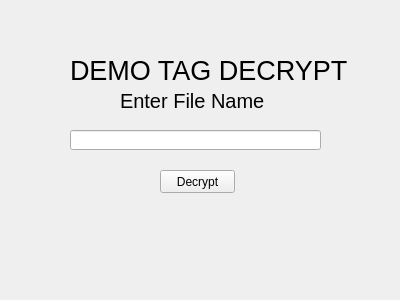
<?xml version="1.0" encoding="UTF-8"?>
<ui version="4.0">
 <class>Form</class>
 <widget class="QWidget" name="Form">
  <property name="geometry">
   <rect>
    <x>0</x>
    <y>0</y>
    <width>400</width>
    <height>300</height>
   </rect>
  </property>
  <property name="windowTitle">
   <string>Form</string>
  </property>
  <widget class="QLabel" name="label">
   <property name="geometry">
    <rect>
     <x>70</x>
     <y>40</y>
     <width>281</width>
     <height>61</height>
    </rect>
   </property>
   <property name="font">
    <font>
     <pointsize>20</pointsize>
    </font>
   </property>
   <property name="text">
    <string>DEMO TAG DECRYPT</string>
   </property>
  </widget>
  <widget class="QLineEdit" name="lineEdit">
   <property name="geometry">
    <rect>
     <x>70</x>
     <y>130</y>
     <width>251</width>
     <height>20</height>
    </rect>
   </property>
  </widget>
  <widget class="QLabel" name="label_2">
   <property name="geometry">
    <rect>
     <x>120</x>
     <y>90</y>
     <width>171</width>
     <height>21</height>
    </rect>
   </property>
   <property name="font">
    <font>
     <pointsize>15</pointsize>
    </font>
   </property>
   <property name="text">
    <string>Enter File Name</string>
   </property>
  </widget>
  <widget class="QPushButton" name="pushButton">
   <property name="geometry">
    <rect>
     <x>160</x>
     <y>170</y>
     <width>75</width>
     <height>23</height>
    </rect>
   </property>
   <property name="text">
    <string>Decrypt</string>
   </property>
  </widget>
  <widget class="QLabel" name="label_3">
   <property name="geometry">
    <rect>
     <x>70</x>
     <y>220</y>
     <width>251</width>
     <height>31</height>
    </rect>
   </property>
   <property name="text">
    <string> </string>
   </property>
  </widget>
 </widget>
 <resources/>
 <connections/>
</ui>
